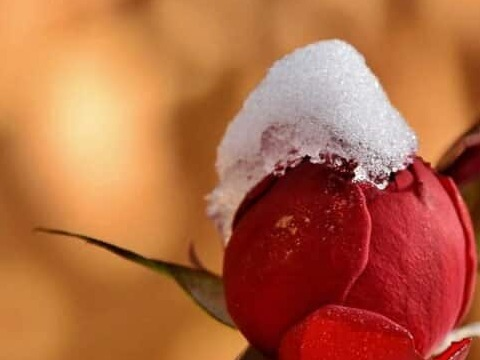
#> input picture image.jpg, 480 x 360 px
$ python '#1_Read_Show_Wait_Destroy_OpenCV.py'
#> lines starting #> are read from the running program, lines starting #| are printed output that depends on the picture
import cv2
#print(cv2.__version__) #Prints OpenCV version

#Reads image as unchanged -1
img_unchanged = cv2.imread('image.jpg', -1)
#> img_unchanged is the input picture: shape (360, 480, 3); mean B, G, R 68, 104.9, 180.7

#Reads image as grayscale 0
img_grayscale = cv2.imread('image.jpg', 0)
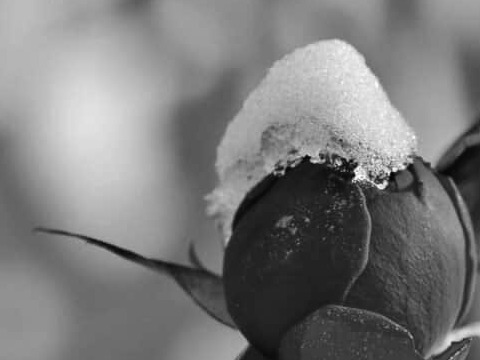
#> img_grayscale: shape (360, 480); min 2, max 255, mean 123.4

#Reads image as Colour 1
img_color = cv2.imread('image.jpg',1)

#Shows Unchanged, Grayscale and Color images.
cv2.imshow('Unchanged Image:',img_unchanged)
cv2.imshow('Grayscale Image:',img_grayscale)
cv2.imshow('Color Image:', img_color)

#Writes grayscale image to working folder
cv2.imwrite('gray2_flower.jpg', img_grayscale)

#Waits for 2 seconds (If 0 is passed will wait indefinitely)
cv2.waitKey(0)

#Destroys specific window, in this case the Grayscale one.
cv2.destroyWindow('Grayscale_Image')

#Destroys ALL windows
cv2.destroyAllWindows()
